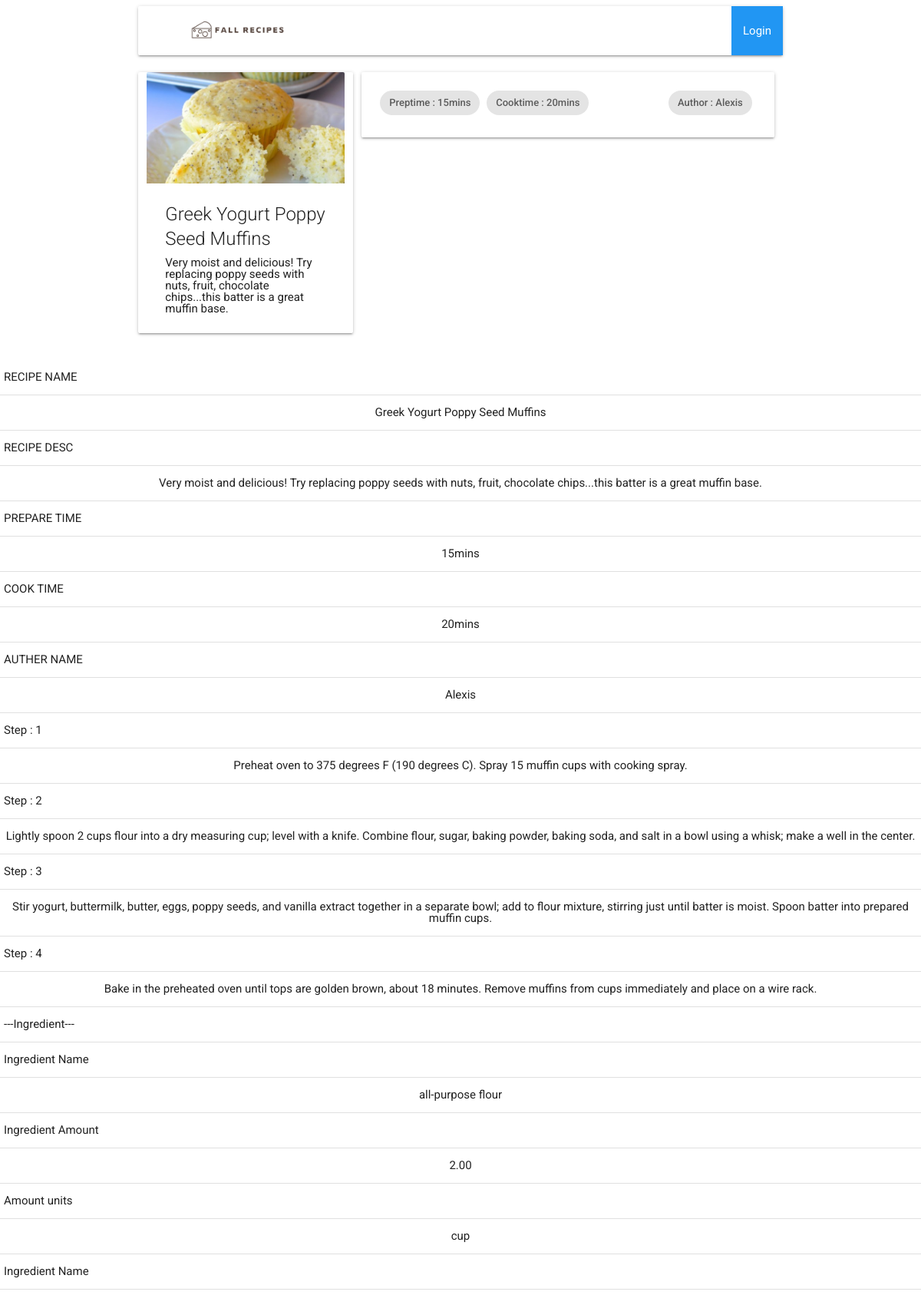
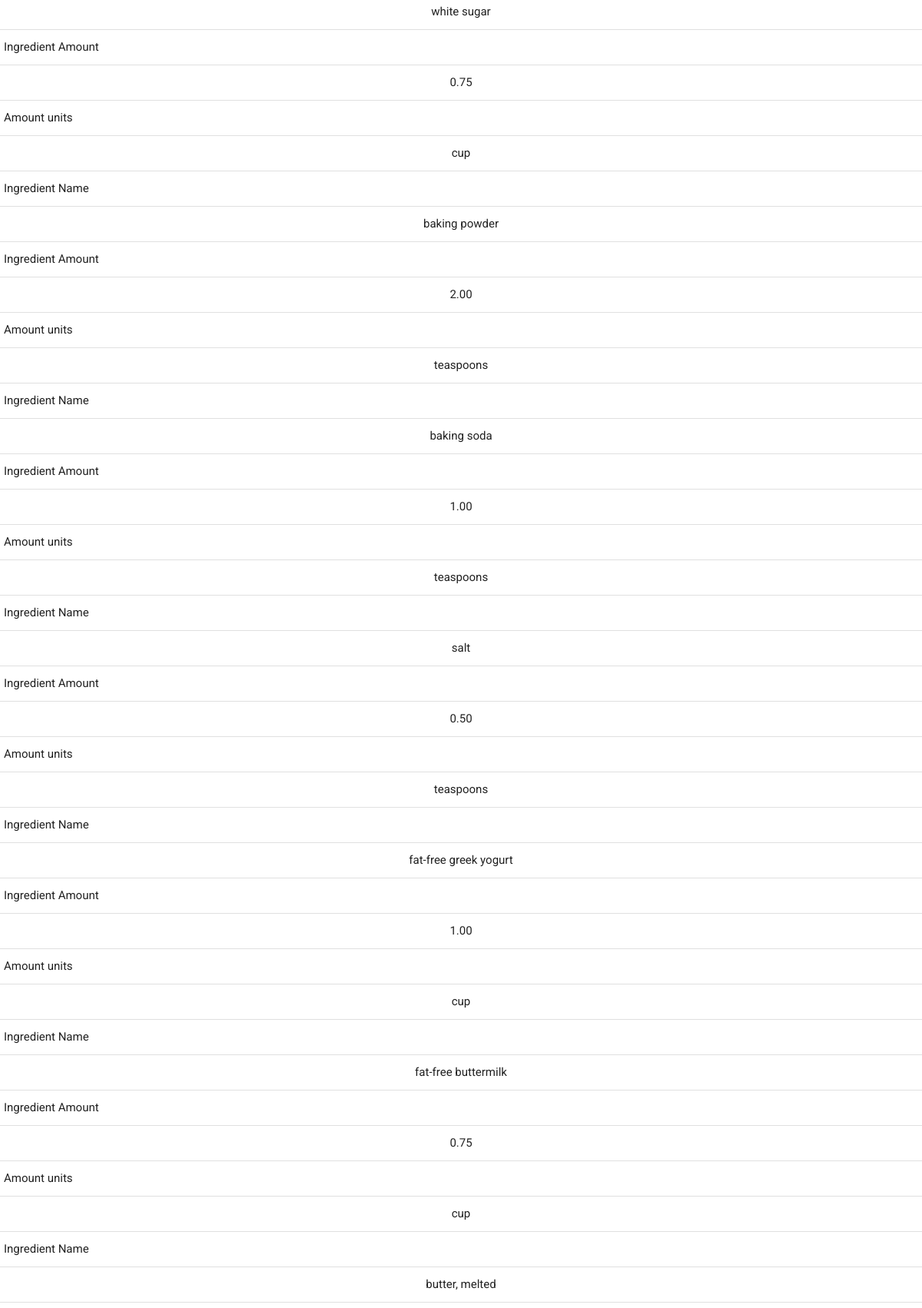
/displayRecipePage.php?id=100 (upper part), run on the app's committed database (2 pictures, top to bottom).
### tables this page shows
CREATE TABLE IF NOT EXISTS RECIPE(
   RecipeID   INTEGER  NOT NULL PRIMARY KEY AUTO_INCREMENT
  ,RecipeName VARCHAR(40) NOT NULL
  ,RecipeDesc VARCHAR(448) NOT NULL
  ,AuthorID   INTEGER  NOT NULL
  ,PrepTime   VARCHAR(20) NOT NULL
  ,CookTime   VARCHAR(20) NOT NULL
);

CREATE TABLE IF NOT EXISTS AUTHOR(
   AuthorID   INTEGER  NOT NULL PRIMARY KEY AUTO_INCREMENT
  ,AuthorName VARCHAR(20) NOT NULL
  ,AuthorEmail VARCHAR(50) NOT NULL
  ,AuthorPassword VARCHAR(20) NOT NULL
  ,AuthorSecurityPassword VARCHAR(20) NOT NULL
);

CREATE TABLE IF NOT EXISTS STEP(
   StepID     INTEGER  NOT NULL PRIMARY KEY AUTO_INCREMENT
  ,RecipeID   INTEGER 
  ,StepNumber INTEGER
  ,StepDesc   VARCHAR(431)
);

CREATE TABLE IF NOT EXISTS STEP_INGREDIENT(
   Step_IngredD  INTEGER  NOT NULL PRIMARY KEY AUTO_INCREMENT
  ,StepID        INTEGER  NOT NULL
  ,IngredientID  INTEGER 
  ,IngredientAmt NUMERIC(20,2)
  ,AmtUnits      VARCHAR(18)
);

CREATE TABLE IF NOT EXISTS INGREDIENT(
   IngredientID   INTEGER  NOT NULL PRIMARY KEY AUTO_INCREMENT
  ,IngredientName VARCHAR(48) NOT NULL
);

### displayRecipePage.php (the view, shortened to what this page needs)
<!DOCTYPE html>
<html lang="en" dir="ltr">
	<head>
		<link rel="stylesheet" href="css/reset.css">
		<link rel="stylesheet" href="css/materialize.css">
    <link rel="stylesheet" href="css/master.css" />
	</head>
	<body>
		<div class="container">
				<?php
					include "header.php";
					$recipeID = $_GET["id"];
					global $dbConn;
					$recipeQuery = "SELECT * FROM recipe WHERE RecipeID = '$recipeID'";
					try{
						$runRecipeQuery=$dbConn->prepare($recipeQuery);
						$runRecipeQuery->execute();
						$resultRecipe=$runRecipeQuery->fetchall(PDO::FETCH_ASSOC);
					}
					catch(PDOException $ex){
							print "<p>Failed</p>";
							print $ex->getMessage();
					}
					$authorID = $resultRecipe[0]['AuthorID'];
					$authorQuery = "SELECT * FROM author WHERE AuthorID ='$authorID'";
					try{
						$runAuthorQuery=$dbConn->prepare($authorQuery);
						$runAuthorQuery->execute();
						$resultAuthor=$runAuthorQuery->fetchall(PDO::FETCH_ASSOC);
					}
					catch(PDOException $ex){
							print "<p>Failed</p>";
							print $ex->getMessage();
					}
					$stepQuery = "SELECT * FROM step WHERE RecipeID ='$recipeID'";
					try{
						$runStepQuery=$dbConn->prepare($stepQuery);
						$runStepQuery->execute();
						$resultStep=$runStepQuery->fetchall(PDO::FETCH_ASSOC);
					}
					catch(PDOException $ex){
							print "<p>Failed</p>";
							print $ex->getMessage();
					}
					$IngArray = array();
					$StepArray = array();
					$countStep = count($resultStep);
					for($i=0;$i<$countStep;$i++){
						$stepID = $resultStep[$i]['StepID'];
						$step_ingQuery = "SELECT * FROM step_ingredient WHERE stepID ='$stepID'";
						try{
							$runStep_IngQuery=$dbConn->prepare($step_ingQuery);
							$runStep_IngQuery->execute();
							$resultStep_Ing=$runStep_IngQuery->fetchall(PDO::FETCH_ASSOC);
						}
						catch(PDOException $ex){
								print "<p>Failed</p>";
								print $ex->getMessage();
						}
						array_push($StepArray,$resultStep_Ing);
						$countStep_Ing = count($resultStep_Ing);
						for($j=0;$j<$countStep_Ing;$j++){
							$ingID = $resultStep_Ing[$j]['IngredientID'];
							if($ingID!=null){
								$ingredientQuery = "SELECT * FROM ingredient WHERE IngredientID ='$ingID'";
								try{
									$runIngredientQuery=$dbConn->prepare($ingredientQuery);
									$runIngredientQuery->execute();
									$resultIngredient=$runIngredientQuery->fetchall(PDO::FETCH_ASSOC);
								}
								catch(PDOException $ex){
										print "<p>Failed</p>";
										print $ex->getMessage();
								}
								array_push($IngArray,$resultIngredient[0]);
							}
						}
					}
					echo '<div class="row">
									<div class="card col s4">
										<div class="card-image">
										<img src="images/recipes/'.$recipeID.'.jpg" alt="Recipe Image"/>
										</div>
										<div class="card-content">
											<div class="card-title">'.$resultRecipe[0]['RecipeName'].'</div>
											<p>'.$resultRecipe[0]['RecipeDesc'].'</p>
										</div>
									</div>
									<div class="col s8">
										<div class="card">
											<div class="card-content">
												<div class="chip">Preptime : '.$resultRecipe[0]['PrepTime'].'</div>
												<div class="chip">Cooktime : '.$resultRecipe[0]['CookTime'].'</div>
												<div class="chip right">Author : '.$resultAuthor[0]['AuthorName'].'</div>
											</div>
											</div>
										</div>
									</div>
								</div>';
				?>
	</body>
</html>
	<?php
	print "<table border=1>
		<tr><th><p>RECIPE NAME</p></th></tr>
		<tr><td><p align='center'>".$resultRecipe[0]['RecipeName']."</p></td></tr>
		<tr><th><p>RECIPE DESC</p></th></tr>
		<tr><td><p align='center'>".$resultRecipe[0]['RecipeDesc']."</p></td></tr>
		<tr><th><p>PREPARE TIME</p></th></tr>
		<tr><td><p align='center'>".$resultRecipe[0]['PrepTime']."</p></td></tr>
		<tr><th><p>COOK TIME</p></th></tr>
		<tr><td><p align='center'>".$resultRecipe[0]['CookTime']."</p></td></tr>
		<tr><th><p>AUTHER NAME</p></th></tr>
		<tr><td><p align='center'>".$resultAuthor[0]['AuthorName']."</p></td></tr>";
		for($i=0;$i<$countStep;$i++){
			$j=$i+1;
			print "<tr><th><p>Step : $j</p></th></tr>
			<tr><td><p align='center'>".$resultStep[$i]['StepDesc']."</p></td></tr>";
		}
		print "<tr><th><p>---Ingredient---</p></th></tr>";
		$countStep_ing = count($StepArray);
		$countIng = count($IngArray);
		for($i=0;$i<$countStep_ing;$i++){
			$countStep_ingI = count($StepArray[$i]);
			for($j=0;$j<$countStep_ingI;$j++){
				$IngredientIDTmp=$StepArray[$i][$j]['IngredientID'];
				if($IngredientIDTmp!=null){
					print "<tr><th><p>Ingredient Name</p></th></tr>";
					for($k=0;$k<$countIng;$k++){
						if($IngArray[$k]['IngredientID']==$IngredientIDTmp){
							print "<tr><td><p align='center'>".$IngArray[$k]['IngredientName']."</p></td></tr>";
						}
					}
					print "<tr><th><p>Ingredient Amount</p></th></tr>
					<tr><td><p align='center'>".$StepArray[$i][$j]['IngredientAmt']."</p></td></tr>
					<tr><th><p>Amount units</p></th></tr>
					<tr><td><p align='center'>".$StepArray[$i][$j]['AmtUnits']."</p></td></tr>";
				}
			}
		}
	print "</table>";
	?>
	</body>
</html>

### css/master.css (style rules this page uses)
html { font-family: 'Roboto', sans-serif; }

### data on the page
recipe: RecipeName "Greek Yogurt Poppy Seed Muffins", RecipeDesc "Very moist and delicious! Try replacing poppy seeds with nuts, fruit, chocolate chips...this batter is a great muffin base.", PrepTime "15mins", CookTime "20mins"
author: AuthorName "Alexis"
step: j "1", StepDesc "Preheat oven to 375 degrees F (190 degrees C). Spray 15 muffin cups with cooking spray."
step: j "2", StepDesc "Lightly spoon 2 cups flour into a dry measuring cup; level with a knife. Combine flour, sugar, baking powder, baking soda, and salt in a bowl using a whisk; make a well in the center."
step: j "3", StepDesc "Stir yogurt, buttermilk, butter, eggs, poppy seeds, and vanilla extract together in a separate bowl; add to flour mixture, stirring just until batter is moist. Spoon batter into prepared muffin cups."
step: j "4", StepDesc "Bake in the preheated oven until tops are golden brown, about 18 minutes. Remove muffins from cups immediately and place on a wire rack."
step_ingredient: IngredientAmt "2.00", AmtUnits "cup"
ingredient: IngredientName "all-purpose flour"
step_ingredient: IngredientAmt "0.75", AmtUnits "cup"
ingredient: IngredientName "white sugar"
step_ingredient: IngredientAmt "2.00", AmtUnits "teaspoons"
ingredient: IngredientName "baking powder"
step_ingredient: IngredientAmt "1.00", AmtUnits "teaspoons"
ingredient: IngredientName "baking soda"
step_ingredient: IngredientAmt "0.50", AmtUnits "teaspoons"
ingredient: IngredientName "salt"
step_ingredient: IngredientAmt "1.00", AmtUnits "cup"
ingredient: IngredientName "fat-free greek yogurt"
step_ingredient: IngredientAmt "0.75", AmtUnits "cup"
ingredient: IngredientName "fat-free buttermilk"
ingredient: IngredientName "butter, melted"
